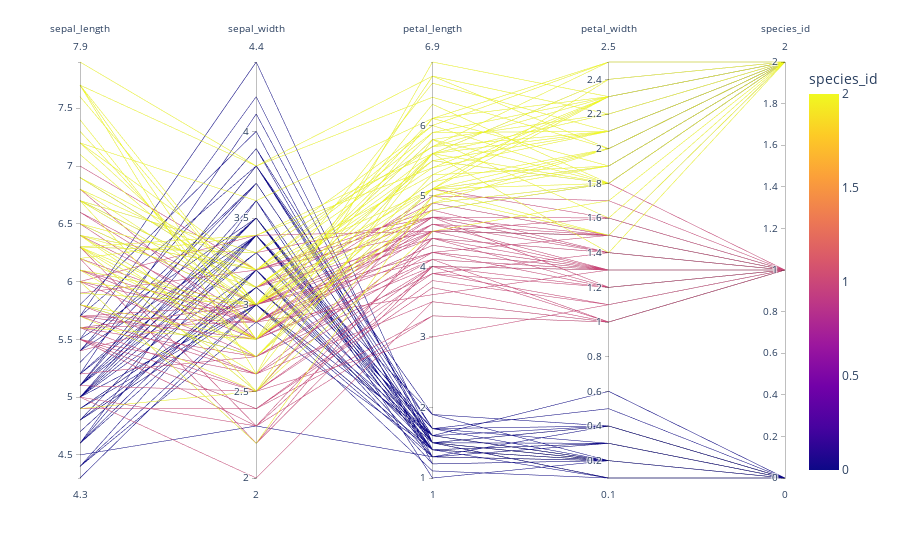

The cell this chart's notebook holds for it:
### Code cell
# import the required module
import plotly.express as px

# load the iris dataset from the plotly express module
df = px.data.iris()

# Encode species names as numeric values (integers)
df['species_id'] = df['species'].astype('category').cat.codes

# create a parallel coordinates plot
# color the lines based on the species_id column of the dataset
# use a diverging color scale
fig = px.parallel_coordinates(df,
                              color='species_id')

# show the plot
fig.show()

### Figure 1 — Plotly figure (JSON) as saved in the notebook; plotly's stock layout.template omitted (floating-point values rounded to 4 significant figures; data arrays with more than 128 entries replaced by an {"elided": "..."} marker saying what was removed)
{"data": [{"dimensions": [{"label": "sepal_length", "values": {"elided": "150 float values"}}, {"label": "sepal_width", "values": {"elided": "150 float values"}}, {"label": "petal_length", "values": {"elided": "150 float values"}}, {"label": "petal_width", "values": {"elided": "150 float values"}}, {"label": "species_id", "values": {"elided": "150 int values"}}], "domain": {"x": [0, 1], "y": [0, 1]}, "line": {"color": {"elided": "150 int values"}, "coloraxis": "coloraxis"}, "name": "", "type": "parcoords"}], "layout": {"coloraxis": {"colorbar": {"title": {"text": "species_id"}}, "colorscale": [[0, "#0d0887"], [0.1111, "#46039f"], [0.2222, "#7201a8"], [0.3333, "#9c179e"], [0.4444, "#bd3786"], [0.5556, "#d8576b"], [0.6667, "#ed7953"], [0.7778, "#fb9f3a"], [0.8889, "#fdca26"], [1, "#f0f921"]]}, "legend": {"tracegroupgap": 0}, "margin": {"t": 60}}}
